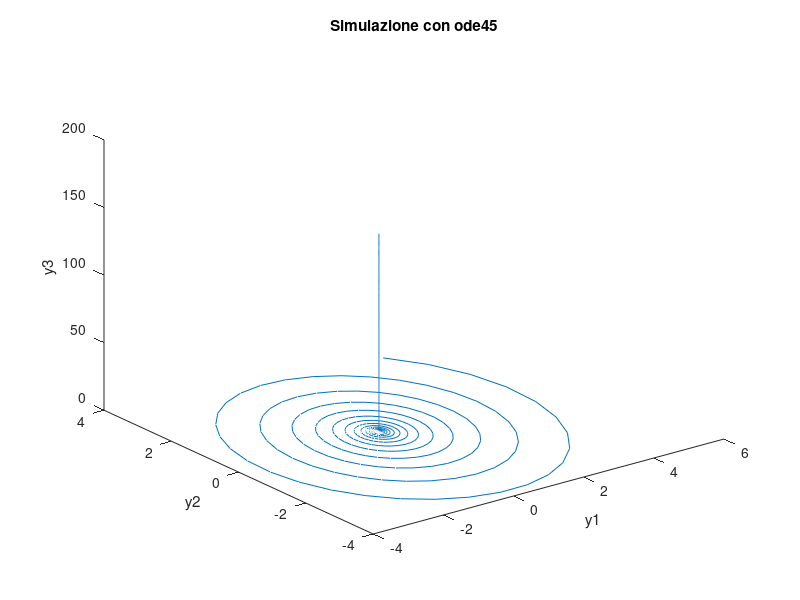

Recreate this plot in MATLAB. (Note: this script raises an error after producing the figure.)
clear
close all

tspan = [0 25];

y0 = [3 3 1]';

A = [-1 20 0; -20 -1 0; 0 0 0.2];
odefun = @(t, y) A*y;

%% Simulazione con ode45

[~, y45] = ode45(odefun, tspan, y0);

figure(1)
plot3(y45(:,1), y45(:,2), y45(:,3))
title('Simulazione con ode45')
xlabel('y1')
ylabel('y2')
zlabel('y3')

%% Simulazione con ode113

[~, y113] = ode113(odefun, tspan, y0);

figure(2)
plot3(y113(:,1), y113(:,2), y113(:,3))
title('Simulazione con ode113')
xlabel('y1')
ylabel('y2')
zlabel('y3')

%% Dato iniziale (-3, -3, -1)

y0 = [-3 -3 -1]';

%% Simulazione con ode45

[~, y45] = ode45(odefun, tspan, y0);

figure(3)
plot3(y45(:,1), y45(:,2), y45(:,3))
title('Simulazione con ode45')
xlabel('y1')
ylabel('y2')
zlabel('y3')

%% Simulazione con ode113

[~, y113] = ode113(odefun, tspan, y0);

figure(4)
plot3(y113(:,1), y113(:,2), y113(:,3))
title('Simulazione con ode113')
xlabel('y1')
ylabel('y2')
zlabel('y3')